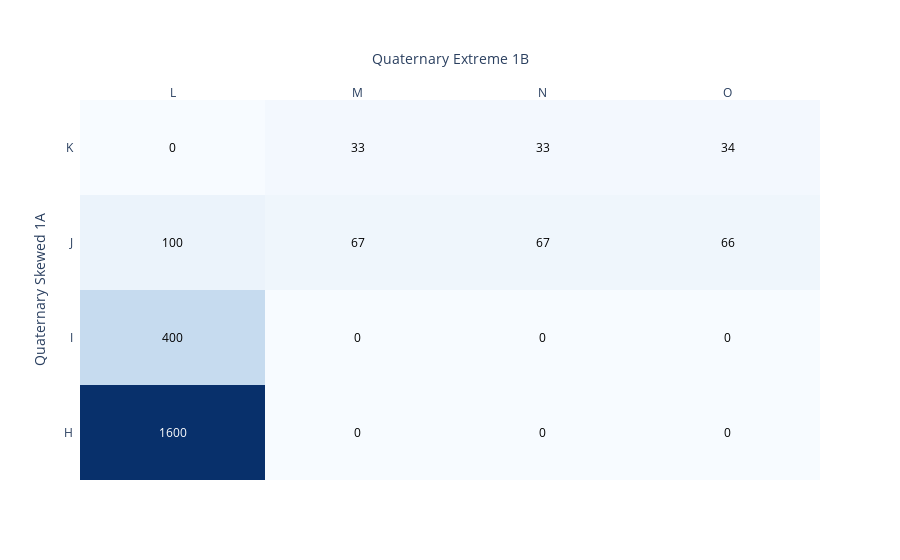

The notebook cell saved with this chart:
### Code cell
makeviz(random1,random2)

### Figure 1 — Plotly figure (JSON) as saved in the notebook; plotly's stock layout.template omitted (floating-point values rounded to 4 significant figures)
{"data": [{"colorscale": [[0, "rgb(247,251,255)"], [0.125, "rgb(222,235,247)"], [0.25, "rgb(198,219,239)"], [0.375, "rgb(158,202,225)"], [0.5, "rgb(107,174,214)"], [0.625, "rgb(66,146,198)"], [0.75, "rgb(33,113,181)"], [0.875, "rgb(8,81,156)"], [1, "rgb(8,48,107)"]], "reversescale": false, "showscale": false, "type": "heatmap", "x": ["L", "M", "N", "O"], "y": ["H", "I", "J", "K"], "z": [[1600, 0, 0, 0], [400, 0, 0, 0], [100, 67, 67, 66], [0, 33, 33, 34]]}], "layout": {"annotations": [{"font": {"color": "#FFFFFF"}, "showarrow": false, "text": "1600", "x": "L", "xref": "x", "y": "H", "yref": "y"}, {"font": {"color": "#000000"}, "showarrow": false, "text": "0", "x": "M", "xref": "x", "y": "H", "yref": "y"}, {"font": {"color": "#000000"}, "showarrow": false, "text": "0", "x": "N", "xref": "x", "y": "H", "yref": "y"}, {"font": {"color": "#000000"}, "showarrow": false, "text": "0", "x": "O", "xref": "x", "y": "H", "yref": "y"}, {"font": {"color": "#000000"}, "showarrow": false, "text": "400", "x": "L", "xref": "x", "y": "I", "yref": "y"}, {"font": {"color": "#000000"}, "showarrow": false, "text": "0", "x": "M", "xref": "x", "y": "I", "yref": "y"}, {"font": {"color": "#000000"}, "showarrow": false, "text": "0", "x": "N", "xref": "x", "y": "I", "yref": "y"}, {"font": {"color": "#000000"}, "showarrow": false, "text": "0", "x": "O", "xref": "x", "y": "I", "yref": "y"}, {"font": {"color": "#000000"}, "showarrow": false, "text": "100", "x": "L", "xref": "x", "y": "J", "yref": "y"}, {"font": {"color": "#000000"}, "showarrow": false, "text": "67", "x": "M", "xref": "x", "y": "J", "yref": "y"}, {"font": {"color": "#000000"}, "showarrow": false, "text": "67", "x": "N", "xref": "x", "y": "J", "yref": "y"}, {"font": {"color": "#000000"}, "showarrow": false, "text": "66", "x": "O", "xref": "x", "y": "J", "yref": "y"}, {"font": {"color": "#000000"}, "showarrow": false, "text": "0", "x": "L", "xref": "x", "y": "K", "yref": "y"}, {"font": {"color": "#000000"}, "showarrow": false, "text": "33", "x": "M", "xref": "x", "y": "K", "yref": "y"}, {"font": {"color": "#000000"}, "showarrow": false, "text": "33", "x": "N", "xref": "x", "y": "K", "yref": "y"}, {"font": {"color": "#000000"}, "showarrow": false, "text": "34", "x": "O", "xref": "x", "y": "K", "yref": "y"}], "paper_bgcolor": "rgba(0, 0, 0, 0)", "plot_bgcolor": "rgba(0, 0, 0, 0)", "xaxis": {"dtick": 1, "gridcolor": "rgb(0, 0, 0)", "side": "top", "ticks": "", "title": {"text": "Quaternary Extreme 1B"}}, "yaxis": {"dtick": 1, "ticks": "", "ticksuffix": "  ", "title": {"text": "Quaternary Skewed 1A"}}}}
